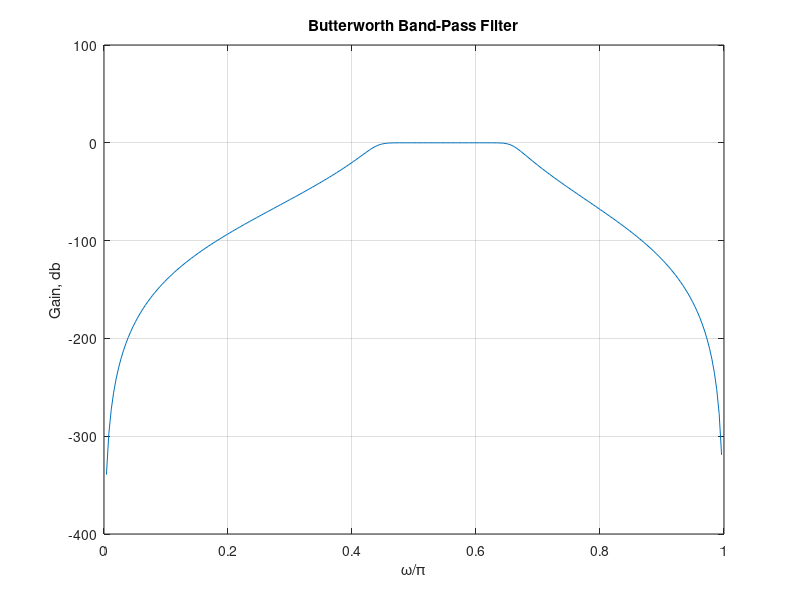
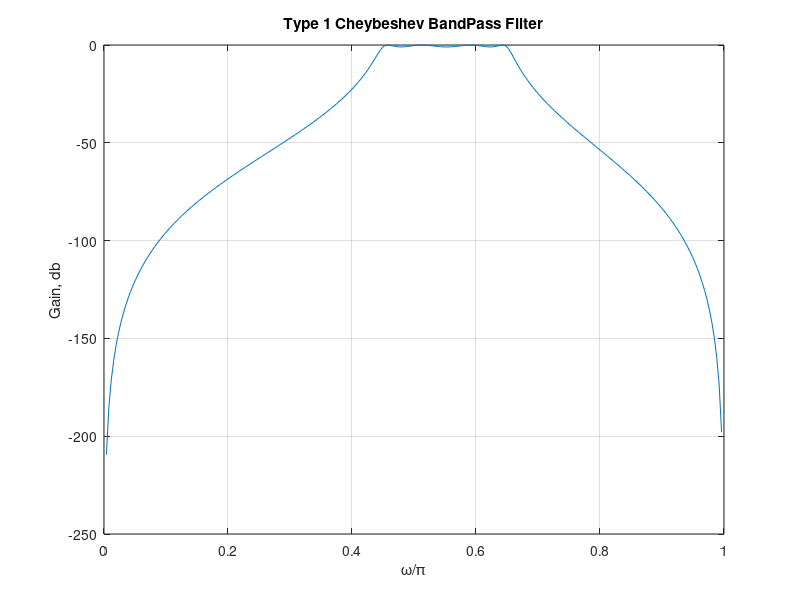
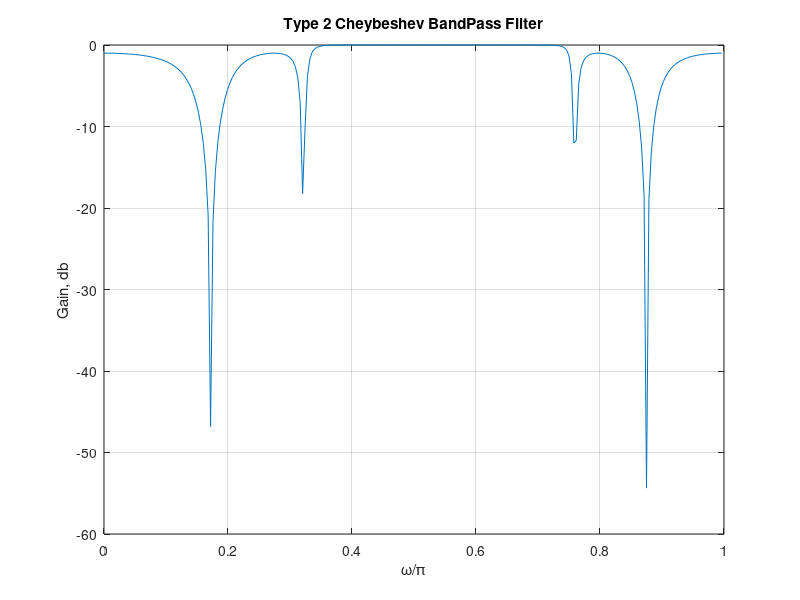
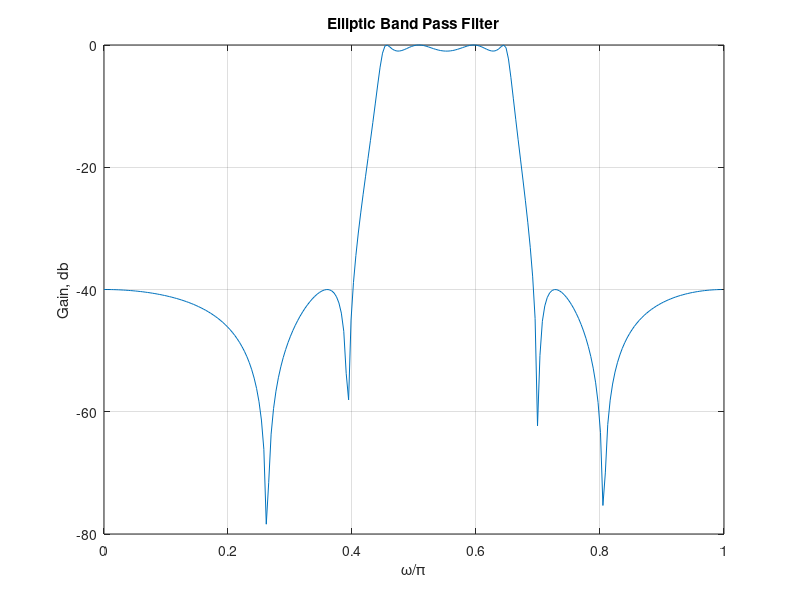

Write MATLAB code to recreate these figures, in order.
%MSc. Telecommunication Engineering
%Digital Signal Processing
%Question 3
%Justice Owusu Agyemang
%Date: 7th October, 2016
%BandPass filter
clear;
clc;
disp('Digital Signal Processing')
pause(1)
disp('Question 3')
pause(1)
disp('Justice Owusu Agyemang')
pause(1)
disp('Date: 7th October, 2016')
pause(1)
disp('BandPass Filter; Choosing the best filter')

%declaring variables
Fp=[100 200];
Fs=[100 900];
Ft=50;
Wp=[0.45 0.65];
Ws=[0.3 0.75];
Rp=1;
Rs=40;
%end of variables declaration

%.....................................
%butterworth
[N,Wn]=buttord(Wp,Ws,Rp,Rs);
[b,a]=butter(N,Wn);
[h,omega]=freqz(b,a,256);
figure(1)
plot(omega/pi,20*log10(abs(h))); grid on;box on;
xlabel('\omega/\pi'),ylabel('Gain, db');
title('Butterworth Band-Pass Filter');
%end of butterworth
%..... ................................


%.....................................
%chebyshev
[N,Wn]=cheb1ord(Wp,Ws,Rp,Rs);
[b,a]=cheby1(N,Rp,Wn);
[h,omega]=freqz(b,a,256);
figure(2)
plot(omega/pi,20*log10(abs(h))); grid on;box on;
xlabel('\omega/\pi'),ylabel('Gain, db');
title('Type 1 Cheybeshev BandPass Filter');

[N,Wn]=cheb2ord(Wp,Ws,Rp,Rs);
[b,a]=cheby2(N,Rp,Wn);
[h,omega]=freqz(b,a,256);
figure(3)
plot(omega/pi,20*log10(abs(h))); grid on;box on;
xlabel('\omega/\pi'),ylabel('Gain, db');
title('Type 2 Cheybeshev BandPass Filter');
%end of chebyshev
%.....................................

%......................................
%elliptic
[N,Wn]=ellipord(Wp,Ws,Rp,Rs);
fprintf('N(BPF)= %d\n',2*N);
[b,a]=ellip(N,Rp,Rs,Wn);
[h,omega]=freqz(b,a,256);
figure(4)
plot(omega/pi,20*log10(abs(h))); grid on;box on;
xlabel('\omega/\pi'),ylabel('Gain, db');
title('Elliptic Band Pass Filter');
%end of elliptic
%.......................................


%Either butterworth filter or type 1 chebyshev filter will be appropriate
disp('Either butterworth filter or type 1 chebyshev filter will be appropriate')